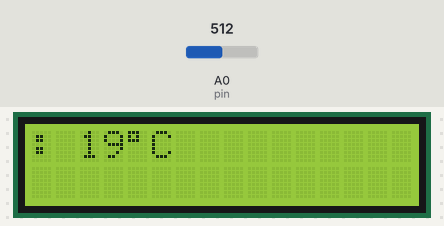
Recording of a sketch running on a simulated Arduino Uno, built with avr-gcc and run on an emulated ATmega328P. Parts: 16×2 character LCD. Inputs (shaded band) come from the test bench; at power-on: A0 (pin) = 512.

Above: at 1.2 s.
1.3 s: A0 (pin) set to 716
At 9.92 s:
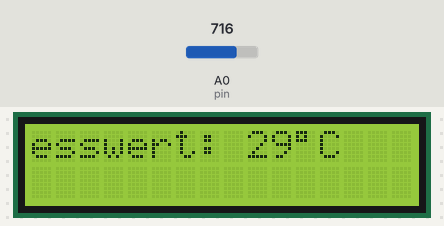
11.3 s: A0 (pin) set to 900
At 19.69 s:
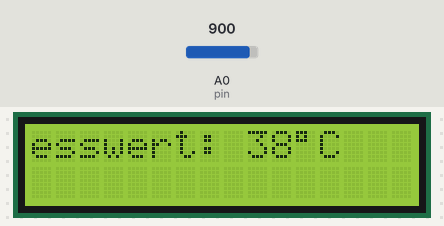
21.1 s: A0 (pin) set to 1023
At 29.46 s:
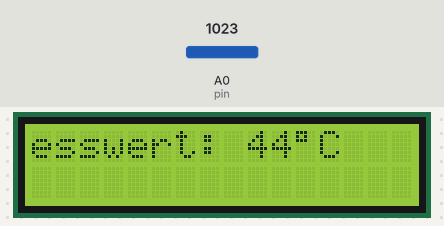

The sketch:

LCD.ino
```cpp
#include <Wire.h>
#include <LiquidCrystal_I2C.h>

// Set the pins on the I2C chip used for LCD connections:
LiquidCrystal_I2C lcd(0x27, 2, 1, 0, 4, 5, 6, 7, 3, POSITIVE);

int pin = A0;   //input number A5 is now the input pin
int sensor = 0;   //saves the data that come from the thermometer
int temperature = 0;    //saves the temperature

void setup()
{
lcd.begin(16,2);    //declares 16 columns in 2 rows
}

void loop()
{

  sensor = analogRead(pin);  //reads the data of the thermometer
  temperature = map(sensor, 0, 410, -50, 150);    //changes the data from the thermometer to degrees
  lcd.setCursor(0,0);   //sets the cursor to the column 0 in the row 1
  lcd.print("Messwert:");   //prints something on the LCD
  lcd.setCursor(10,0);    //sets the cursor to the column 10 in the row 1
  lcd.print(temperature);     //prints the degrees
  lcd.setCursor(12,0);
  lcd.print(char(223));
  lcd.setCursor(13,0);
  lcd.print("C");

  //let the text scroll to the left
  for(int i = 0; i<13; i++){
    lcd.scrollDisplayLeft();
    delay(150);
    }
  //let the text scroll to the right
  for(int i = 0; i<29; i++){
    lcd.scrollDisplayRight();
    delay(150);
    }
  //back to the left
  for (int positionCounter = 0; positionCounter < 16; positionCounter++) {
    lcd.scrollDisplayLeft();
    delay(150);
    }
  delay(1000);
}
```
